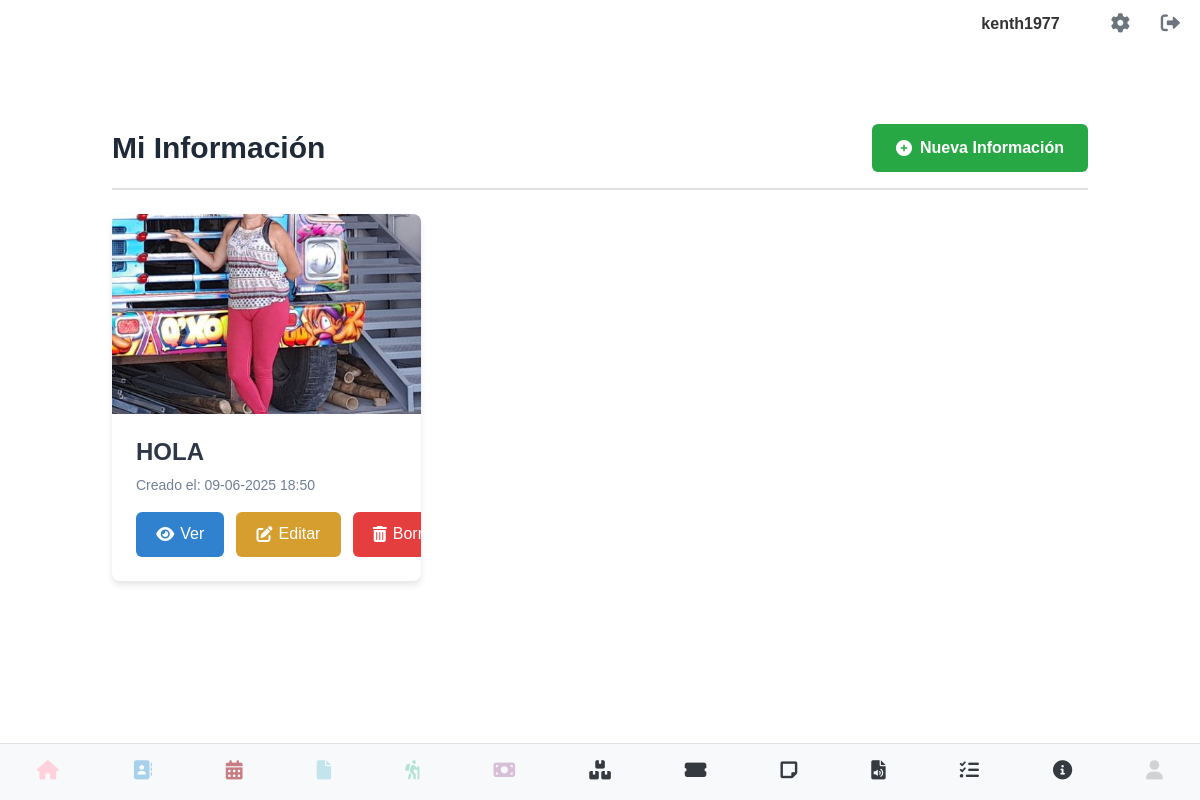
Page /info/ver_info (signed in) on the earlier database version.
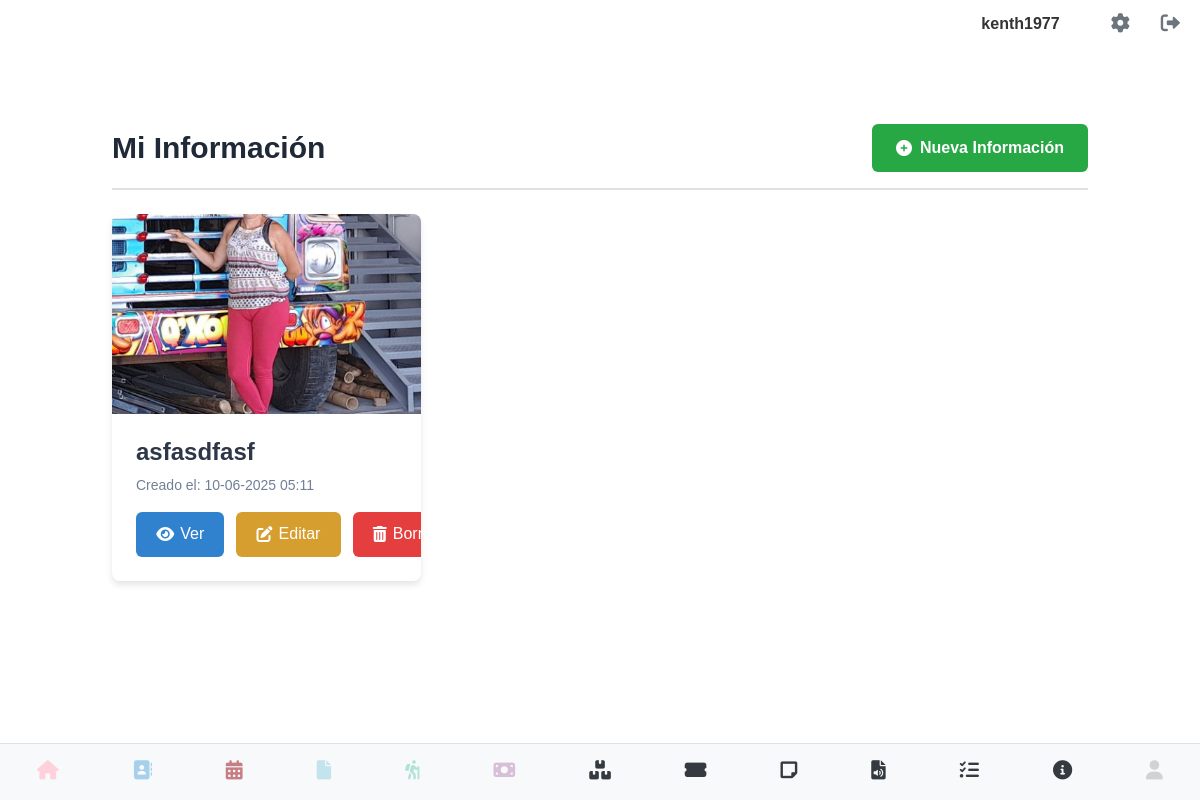
Same page on the later database version.
### models.py (models this page shows, shortened)
class User(UserMixin, db.Model):
    __tablename__ = 'users' # Nombre de la tabla es 'users'
    id = db.Column(db.Integer, primary_key=True)
    username = db.Column(db.String(80), unique=True, nullable=False)
    email = db.Column(db.String(120), unique=True, nullable=False)
    cedula = db.Column(db.String(20), unique=True, nullable=False)
    telefono = db.Column(db.String(20), nullable=False)
    password_hash = db.Column(db.String(128))
    image_filename = db.Column(db.String(255), nullable=True)
    @property
    def is_authenticated(self):
        return True

class Info(db.Model):
    __tablename__ = 'info'
    id = db.Column(db.Integer, primary_key=True)
    usuario_id = db.Column(db.Integer, db.ForeignKey('users.id'), nullable=False)
    imagen_filename = db.Column(db.String(255), nullable=True) # Para la imagen a subir
    titulo = db.Column(db.String(255), nullable=False)
    contenido = db.Column(db.Text, nullable=False) # Para el editor de texto
    fecha_creacion = db.Column(db.DateTime, default=datetime.utcnow)
    usuario = db.relationship('User', backref=db.backref('info_items', lazy=True))

### info.py (the view)
@info_bp.route('/ver_info')
@login_required
def ver_info():
    info_items = Info.query.filter_by(usuario_id=current_user.id).order_by(Info.fecha_creacion.desc()).all()
    return render_template('ver_info.html', info_items=info_items, generate_csrf=generate_csrf)

### app.py (called while the page is built)
@login_manager.user_loader
def load_user(user_id):
    return User.query.get(int(user_id))

### templates/ver_info.html (shortened to what this page needs)
{% extends 'base.html' %}
{% block content %}
    <script src="https://cdn.tailwindcss.com"></script>
    <link rel="stylesheet" href="https://cdnjs.cloudflare.com/ajax/libs/font-awesome/6.0.0-beta3/css/all.min.css">
</head>
<body>
    <div class="container mx-auto p-4 md:p-8">
        <div class="header">
            <h1 class="text-3xl font-bold text-gray-800">Mi Información</h1>
            <a href="{{ url_for('info.crear_info') }}" class="btn btn-add">
                <i class="fas fa-plus-circle"></i> Nueva Información
            </a>
        </div>
        {% if info_items %}
            <div class="grid grid-cols-1 md:grid-cols-2 lg:grid-cols-3 gap-6">
                {% for item in info_items %}
                    <div class="info-card">
                        {% if item.imagen_filename %}
                            <img src="{{ url_for('static', filename='uploads/' + item.imagen_filename) }}" alt="Imagen de {{ item.titulo }}" class="info-card-image">
                        {% else %}
                            <img src="https://placehold.co/600x200/cccccc/333333?text=Sin+Imagen" alt="Sin Imagen" class="info-card-image">
                        {% endif %}
                        <div class="info-card-content">
                            <h2 class="info-card-title">{{ item.titulo }}</h2>
                            <p class="info-card-date">Creado el: {{ item.fecha_creacion.strftime('%d-%m-%Y %H:%M') }}</p>
                            <div class="info-card-actions mt-auto">
                                <a href="{{ url_for('info.detalle_info', id=item.id) }}" class="btn btn-view">
                                    <i class="fas fa-eye"></i> Ver
                                </a>
                                <a href="{{ url_for('info.editar_info', id=item.id) }}" class="btn btn-edit">
                                    <i class="fas fa-edit"></i> Editar
                                </a>
                                <form id="deleteForm-{{ item.id }}" action="{{ url_for('info.borrar_info', id=item.id) }}" method="POST" style="display:inline;">
                                    <button type="button" class="btn btn-delete" onclick="confirmDelete('{{ item.id }}', '{{ item.titulo | e }}')">
                                        <i class="fas fa-trash-alt"></i> Borrar
                                    </button>
                                </form>
                            </div>
                        </div>
                    </div>
                {% endfor %}
            </div>
        {% else %}
            <div class="no-info-message">
                <i class="fas fa-info-circle text-5xl mb-4 text-gray-400"></i>
                <p>No hay información disponible. ¡Crea tu primera entrada de información!</p>
            </div>
        {% endif %}
    </div>
{% endblock %}

### templates/base.html (shortened to what this page needs)
<!DOCTYPE html>
<html lang="es">
<head>
    <link rel="stylesheet" type="text/css" href="{{ url_for('static', filename='css/main.css') }}">
    <link rel="stylesheet" href="https://cdn.jsdelivr.net/npm/sweetalert2@11/dist/sweetalert2.min.css">
</head>
<body>
    <div class="contactos-container">
    {% if current_user.is_authenticated %}
        <div class="top-right">
            <span class="username-display">{{ current_user.username }}</span>
            <a href="{{ url_for('perfil') }}" class="gear-icon"><i class="fas fa-cog"></i></a>
            <a href="{{ url_for('logout') }}" class="logout-icon"><i class="fas fa-sign-out-alt"></i></a>
        </div>
    {% endif %}
</div>
<div class="container-block">
    {% block content %}
    {% endblock %}
</div>
{% include "navbar.html" %}
</body>
</html>

### templates/navbar.html
<nav class="magic-navbar">
    <div class="magic-nav-buttons">
        <div class="magic-nav-button">
            <a href="{{ url_for('index') }}">
                <i class="fas fa-home"></i>
            </a>
        </div>
        <div class="magic-nav-button">
            <a href="{{ url_for('listar_contacto') }}">
                <i class="fa-solid fa-address-book"></i>
            </a>
        </div>
        <div class="magic-nav-button">
            <a href="{{ url_for('calendario') }}">
                <i class="fa-solid fa-calendar-days"></i>
            </a>
        </div>
        <div class="magic-nav-button">
            <a href="{{ url_for('ver_facturas') }}">
                <i class="fa-solid fa-file"></i>
            </a>
        </div>
        <div class="magic-nav-button">
            <a href="{{ url_for('ver_eventos') }}">
                <i class="fa-solid fa-person-hiking"></i>
            </a>
        </div>
        <div class="magic-nav-button">
            <a href="{{ url_for('pagos.ver_pagos') }}">
                <i class="fa-solid fa-money-bill"></i>
            </a>
        </div>
        <div class="magic-nav-button">
            <a href="{{ url_for('inventario_bp.ver_inventario') }}">
                <i class="fa-solid fa-boxes-stacked"></i>
            </a>
        </div>
        <div class="magic-nav-button">
            <a href="{{ url_for('rifas.lista_rifas') }}">
                <i class="fa-solid fa-ticket-alt"></i>
            </a>
        </div>
        <div class="magic-nav-button">
            <a href="{{ url_for('notas.ver_notas') }}">
                <i class="fa-solid fa-note-sticky"></i>
            </a>
        </div>
        <div class="magic-nav-button">
            <a href="{{ url_for('player.ver_archivos') }}">
                <i class="fa-solid fa-file-audio"></i>
            </a>
        </div>
        <div class="magic-nav-button">
            <a href="{{ url_for('gestor.ver_proyectos') }}">
                <i class="fa-solid fa-list-check"></i>
            </a>
        </div>
        <div class="magic-nav-button">
            <a href="{{ url_for('info.ver_info') }}">
                <i class="fa-solid fa-info-circle"></i>
            </a>
        </div>
        <div class="magic-nav-button">
            {% if current_user.is_authenticated %}
                <a href="#" style="pointer-events: none; opacity: 0.2;">
                    <i class="fas fa-user"></i>
                </a>
            {% else %}
                <a href="{{ url_for('login') }}">
                    <i class="fas fa-sign-in-alt"></i>
                </a>
            {% endif %}
        </div>
    </div>
</nav>

### static/css/navbar.css (style rules this page uses)
.magic-navbar { background-color: #f8f9fa; color: #343a40; padding: 0.5rem 0; position: fixed; bottom: 0; left: 0; width: 100%; z-index: 1000; border-top: 1px solid #dee2e6; }
.magic-nav-buttons { display: flex; justify-content: space-around; align-items: center; }
.magic-nav-button { flex-grow: 1; text-align: center; padding: 0.5rem 0; }
.magic-nav-button a { display: block; color: inherit; text-decoration: none; }
.magic-nav-button i { font-size: 1.2rem; margin-bottom: 0.2rem; }
.magic-nav-button:nth-child(1) i { color: #FFD1DC; }
.magic-nav-button:nth-child(2) i { color: #A7D1EB; }
.magic-nav-button:nth-child(3) i { color: #c67D84; }
.magic-nav-button:nth-child(4) i { color: #C3E4ED; }
.magic-nav-button:nth-child(5) i { color: #B0E3D5; }
.magic-nav-button:nth-child(6) i { color: #D8BFD8; }

### static/css/base.css (style rules this page uses)
body { font-family: sans-serif; margin: 0; }
.container-block { margin-top:80px; padding: 20px; }
.top-right { position: absolute; top: 10px; right: 20px; display: flex; align-items: center; }
.gear-icon, .logout-icon { font-size: 24px; text-decoration: none; color: #333; margin-left: 15px; }
.username-display { margin-right: 20px; font-weight: bold; color: #333; }

### static/css/perfil.css (style rules this page uses)
body { font-family: sans-serif; margin: 20px; }

### static/css/listar_contacto.css (style rules this page uses)
.contactos-container { font-family: Arial, sans-serif; color: #333; }
.contactos-container .top-right { display: flex; justify-content: flex-end; align-items: center; gap: 1rem; padding-bottom: 1rem; }
.contactos-container .username-display { font-weight: bold; }
.contactos-container .gear-icon, .contactos-container .logout-icon { color: #6c757d; font-size: 1.2rem; text-decoration: none; }

### templates/ver_info.html (style rules this page uses)
.header { border-bottom: 2px solid #e0e0e0; padding-bottom: 1rem; margin-bottom: 1.5rem; display: flex; justify-content: space-between; align-items: center; }
.info-card { background-color: #fff; border-radius: 8px; box-shadow: 0 4px 6px rgba(0, 0, 0, 0.1); overflow: hidden; margin-bottom: 1.5rem; display: flex; flex-direction: column; width: 100%; }
.info-card-image { width: 100%; height: 200px; object-fit: cover; }
.info-card-content { padding: 1.5rem; flex-grow: 1; display: flex; flex-direction: column; }
.info-card-title { font-size: 1.5rem; font-weight: 700; color: #2d3748; margin-bottom: 0.5rem; }
.info-card-date { font-size: 0.875rem; color: #718096; margin-bottom: 1rem; }
.info-card-actions { display: flex; gap: 0.75rem; margin-top: auto; }
.btn { padding: 0.6rem 1.2rem; border-radius: 6px; font-weight: 500; transition: background-color 0.3s ease, transform 0.2s ease; display: inline-flex; align-items: center; gap: 6px; text-decoration: none; color: white; }
.btn-view { background-color: #3182ce; }
.btn-edit { background-color: #d69e2e; }
.btn-delete { background-color: #e53e3e; }
.btn-add { background-color: #28a745; color: white; padding: 0.75rem 1.5rem; border-radius: 6px; font-weight: 600; cursor: pointer; transition: background-color 0.3s ease; border: none; display: inline-flex; align-items: center; gap: 8px; text-decoration: none; }

Differences in the rows shown:
changed Info: titulo "HOLA" → "asfasdfasf"; fecha_creacion "09-06-2025 18:50" → "10-06-2025 05:11"
